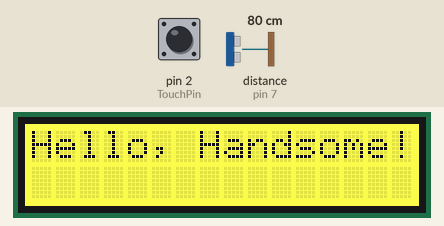
Simulated run of this sketch. Board: Arduino Uno, built for the host (arithmetic inside an expression is 32-bit, double 64-bit). Shown: 16×2 character LCD. The inputs (shaded band) are chosen by the test bench; at power-on: pin 2 (TouchPin) LOW, distance to the obstacle (sensor on pin 7) 80 cm. The echo pulse lasts 58.3 µs per cm; what the sketch prints to the serial monitor is not drawn.

Above: at 0.1 s.
3.3 s: pin 2 (TouchPin) pulled HIGH for 1 s
At 5.3 s:
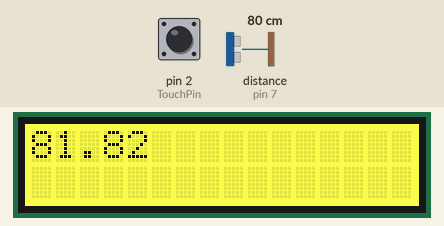
6.4 s: distance to the obstacle (sensor on pin 7) set to 2 cm
At 6.7 s:
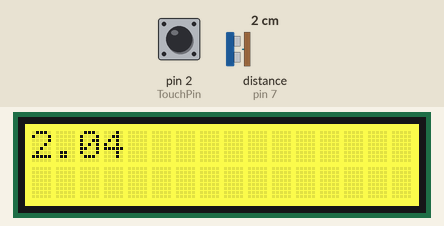
7.9 s: distance to the obstacle (sensor on pin 7) set to 4 cm
At 8.3 s:
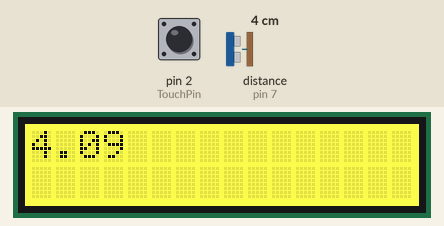
9.4 s: distance to the obstacle (sensor on pin 7) set to 9 cm
At 9.9 s:
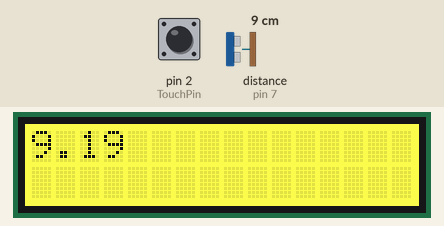
Timing chart, 0 to 12.0 s (numbered marks = the images above; inputs shaded):
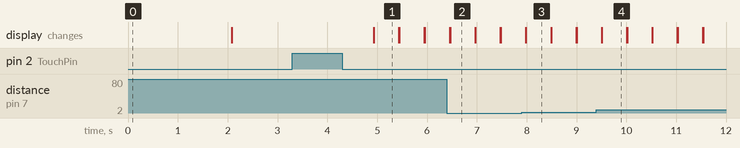

Measured:
- after the input at 3.3 s, the display: changes after 1.6 s (image 1)
- after the input at 6.4 s, the display: first differs from a run without the input after 0.06 s (image 2)
- after the input at 7.9 s, the display: first differs from a run without the input after 0.09 s (image 3)
- after the input at 9.4 s, the display: first differs from a run without the input after 0.11 s (image 4)
- what the display in image 1 shows lasts 0.5 s, from 4.9 s to 5.4 s

The sketch:

Wall_E.ino
```cpp
// Do not remove the include below
#include "Wall_E.h"
#include "NewPing.h"
#include "rgb_lcd.h"
#include <Wire.h>

float time = .4;
int timeMilliseconds = time * 1000;
const int TouchPin=2;
int mode = 1; //mode 0 is distance

#define TRIGGER_PIN  8  // Arduino pin tied to trigger pin on the ultrasonic sensor.
#define ECHO_PIN     7  // Arduino pin tied to echo pin on the ultrasonic sensor.
#define MAX_DISTANCE 300
NewPing sonar(TRIGGER_PIN, ECHO_PIN, MAX_DISTANCE);
rgb_lcd lcd;

void setup(){
    Serial.begin(115200);
    pinMode(TouchPin, INPUT);
    lcd.begin(16, 2);
    lcd.setRGB(255, 255, 20);
    lcd.write("Hello, Handsome!");
    delay(2000);
    lcd.clear();
}

void loop(){
    if (mode == 0){
        unsigned int pingTime = sonar.ping();
        float distance1 = calculatePingDistance(pingTime);{
        if (distance1>=150)
            distance1=150;
        }
        lcd.print(distance1);
    }
    else{
        unsigned int pingTime = sonar.ping();
        float distance1 = calculatePingDistance(pingTime);
        delay(timeMilliseconds);
        pingTime = sonar.ping();
        float distance2 = calculatePingDistance(pingTime);
        if (distance2-distance1 >= 40 ){
            distance2 = distance1 + 40;
        }
        if (distance2 >= 150){
            distance2=150;
        }
        float velocity = calculateAvgVelocity(distance1, distance2, time);
        Serial.print(distance1);
        Serial.print(",");
        Serial.print(distance2);
        Serial.print(",");
        Serial.println(velocity);
        printVelocity(velocity, lcd);
    }
    delay(500);
    lcd.clear();
    int sensorValue = digitalRead(TouchPin);
    if(sensorValue==1){
        delay(1000);
        changeMode();
    }
}

void changeMode(){
    if (mode == 0) {
        mode = 1;
    }
    else {
        mode = 0;
    }
}
```

Wall_E.h
```cpp
#ifndef _Wall_E_H_
#define _Wall_E_H_
#include "Arduino.h"
#include "NewPing.h"
#include "rgb_lcd.h"
#include "inttypes.h"

#ifdef __cplusplus
extern "C" {
#endif
void loop();
void setup();
#ifdef __cplusplus
}
#endif

/*
 * takes pingTime, calculates the distance in cm by dividing pingTime by 57
 * (57uS for sound to travel 2cm)
 * returns distance as distanceincm
 */

float calculatePingDistance(float pingTime){
  float distanceInCm = pingTime/US_ROUNDTRIP_CM;
  return distanceInCm;
}

/*
 * takes distance1 and distance2 and subtracts them to find the change in cm
 * divides the change in distance by the change in time to find velocity
 * returns velocity
 *
 */

float calculateAvgVelocity(float distance1, float distance2, float time){
  float deltaDistance = distance2-distance1;
  float velocity = deltaDistance/time;
  return velocity;
}

void printVelocity(float velocity, rgb_lcd lcd){
        lcd.print(velocity);
  lcd.write("cm/s");
}
#endif /* _Wall_E_H_ */
```
